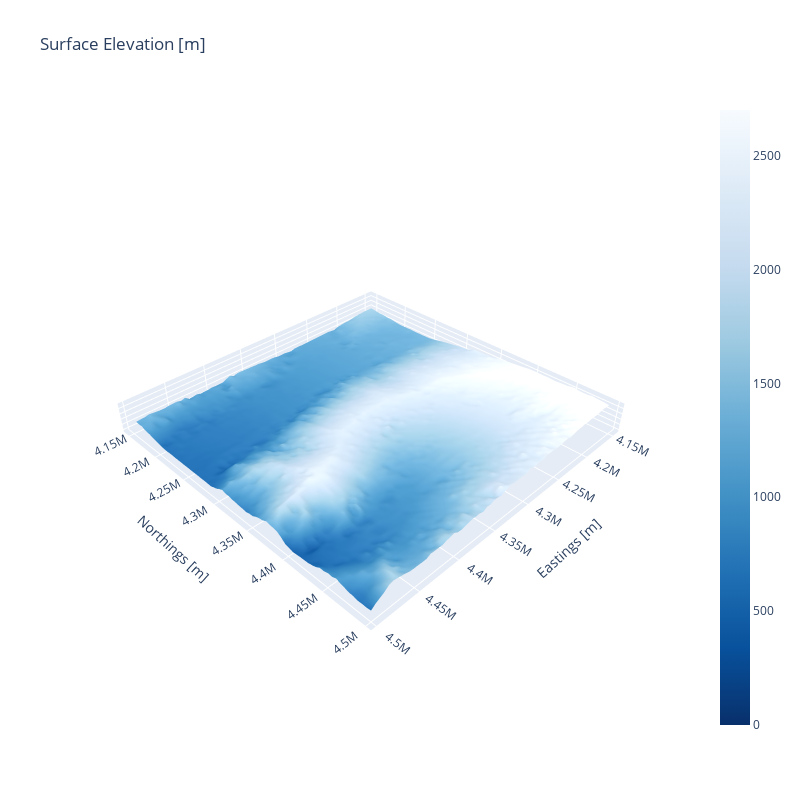

Notebook cell for this chart:
### Markdown cell above
# Plot Surface Elevation Map

### Code cell
# Create a surface plot
fig = go.Figure(data=[go.Surface(z=srf_sub, x=X, y=Y, colorscale='blues_r', cmin=0, cmax=2700)])

# Update layout for better visualization
fig.update_layout(
    title='Surface Elevation [m]',
    scene = dict(
        xaxis_title='Eastings [m]',
        yaxis_title='Northings [m]',
        zaxis_title=' ',
    ),
    autosize=True,
    width=800,
    height=800,
    margin=dict(l=45, r=50, b=65, t=100)
)

fig.update_layout(
    scene=dict(
        aspectratio=dict(x=1, y=1, z=0.1),  # Adjust z ratio to flatten or exaggerate
        zaxis=dict(
            showticklabels=False  # Remove tick labels
           ),
         ),
        xaxis=dict(title='Eastings [m]'),
        yaxis=dict(title='Northings [m]')
        
    )

# Show the plot
fig.show()

### Figure 1 — Plotly figure (JSON) as saved in the notebook; plotly's stock layout.template omitted (floating-point values rounded to 4 significant figures; data arrays with more than 128 entries replaced by an {"elided": "..."} marker saying what was removed)
{"data": [{"cmax": 2700, "cmin": 0, "colorscale": [[0, "rgb(8,48,107)"], [0.125, "rgb(8,81,156)"], [0.25, "rgb(33,113,181)"], [0.375, "rgb(66,146,198)"], [0.5, "rgb(107,174,214)"], [0.625, "rgb(158,202,225)"], [0.75, "rgb(198,219,239)"], [0.875, "rgb(222,235,247)"], [1, "rgb(247,251,255)"]], "type": "surface", "x": {"elided": "70x70 int values"}, "y": {"elided": "70x70 int values"}, "z": {"elided": "70x70 float values"}}], "layout": {"autosize": true, "height": 800, "margin": {"b": 65, "l": 45, "r": 50, "t": 100}, "scene": {"aspectratio": {"x": 1, "y": 1, "z": 0.1}, "xaxis": {"title": {"text": "Eastings [m]"}, "type": "linear"}, "yaxis": {"title": {"text": "Northings [m]"}, "type": "linear"}, "zaxis": {"showticklabels": false, "title": {"text": " "}, "type": "linear"}}, "title": {"text": "Surface Elevation [m]"}, "width": 800, "xaxis": {"title": {"text": "Eastings [m]"}}, "yaxis": {"title": {"text": "Northings [m]"}}}}
